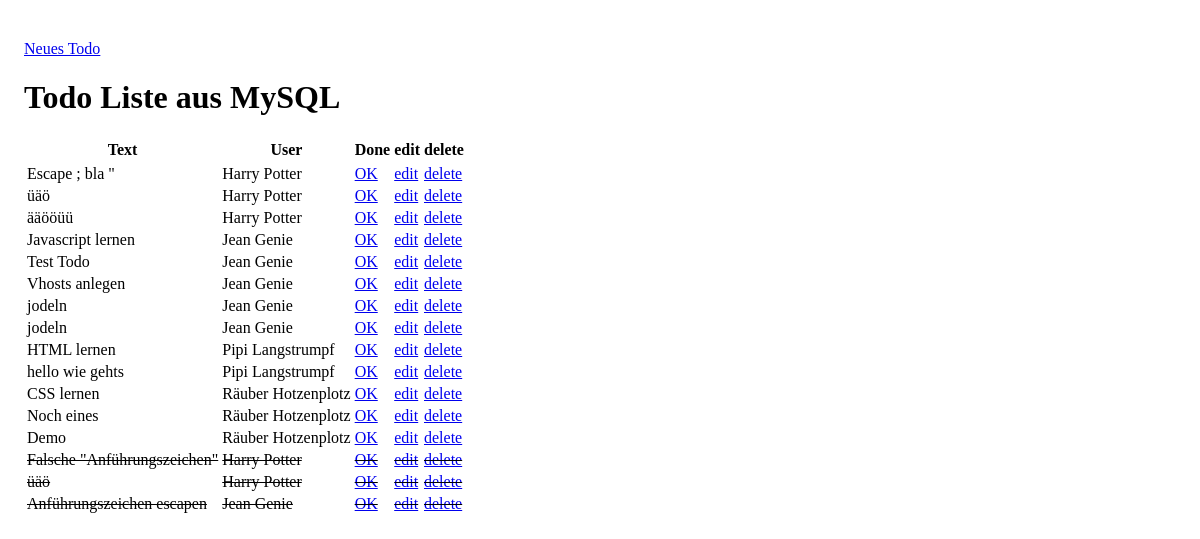
The page / on the database its author committed.
### tables this page shows
CREATE TABLE IF NOT EXISTS `todos` (
  `todos_id` int(11) NOT NULL AUTO_INCREMENT,
  `user_id` int(11) NOT NULL,
  `datum` datetime NOT NULL DEFAULT CURRENT_TIMESTAMP,
  `text` text NOT NULL,
  `active` bit(1) NOT NULL DEFAULT b'1',
  PRIMARY KEY (`todos_id`),
  KEY `user_id` (`user_id`)
);

CREATE TABLE IF NOT EXISTS `user` (
  `user_id` int(11) NOT NULL AUTO_INCREMENT,
  `name` varchar(255) NOT NULL,
  `email` varchar(255) NOT NULL,
  PRIMARY KEY (`user_id`)
);

### index.php (the view, shortened to what this page needs)
<?php
require_once 'inc/init.inc.php';
require_once 'inc/checkTodo.inc.php'
?><!DOCTYPE html>
<html lang="de">
<head>
    <link rel="stylesheet" href="https://unpkg.com/purecss@1.0.0/build/pure-min.css">
    <link rel="stylesheet" href="css/todo.css">
</head>
<body>
    <p><a href="todo-new.php" class="pure-button pure-button-primary">Neues Todo</a></p>
    <h1>Todo Liste aus MySQL</h1>
    <?php
    $sql = 'SELECT text, active, name, todos_id FROM todos, user where todos.user_id = user.user_id ORDER BY active DESC, name';
    $res = mysqli_query($mysql, $sql);
    if ( $res && mysqli_num_rows($res) > 0 ) {
        echo '<table class="pure-table pure-table-bordered">';
        echo '<tr><thead>';
        echo "<th>Text</th>";
        echo "<th>User</th>";
        echo "<th>Done</th>";
        echo '<th>edit</th>';
        echo '<th>delete</th>';
        echo '</thead></tr>';
        while( $row = mysqli_fetch_assoc($res) ) {
            $style = '';
            if($row['active'] == 0) {
                $style = 'style="text-decoration: line-through"';
            }
            echo "<tr $style>";
            echo '<td>' . $row['text'] . '</td>';
            echo '<td>' . $row['name'] . '</td>';
            $editLink = 'todo-update.php?tid=' . $row['todos_id'];
            $deleteLink = './?tid=' . $row['todos_id'];
            $doneLink = './?doneid=' . $row['todos_id'];
            echo '<td><a href="./' . $doneLink . '">OK</a></td>';
            echo "<td><a href=\"$editLink\">edit</a></td>";
            echo "<td><a href=\"$deleteLink\" class=\"delete\">delete</a></td>";
            echo '</tr>';
        }
        echo '</table>';
    }
    ?>
</body>
</html>

### css/todo.css (style rules this page uses)
body { padding: 1em; }

### rows shown on the page
todos: text "Escape ; bla \"", user.name "Harry Potter"
todos: text "üäö", user.name "Harry Potter"
todos: text "ääööüü", user.name "Harry Potter"
todos: text "Javascript lernen", user.name "Jean Genie"
todos: text "Test Todo", user.name "Jean Genie"
todos: text "Vhosts anlegen", user.name "Jean Genie"
todos: text "jodeln", user.name "Jean Genie"
todos: text "jodeln", user.name "Jean Genie"
todos: text "HTML lernen", user.name "Pipi Langstrumpf"
todos: text "hello wie gehts", user.name "Pipi Langstrumpf"
todos: text "CSS lernen", user.name "Räuber Hotzenplotz"
todos: text "Noch eines", user.name "Räuber Hotzenplotz"
todos: text "Demo", user.name "Räuber Hotzenplotz"
todos: text "Falsche \"Anführungszeichen\"", user.name "Harry Potter"
todos: text "üäö", user.name "Harry Potter"
todos: text "Anführungszeichen escapen", user.name "Jean Genie"
